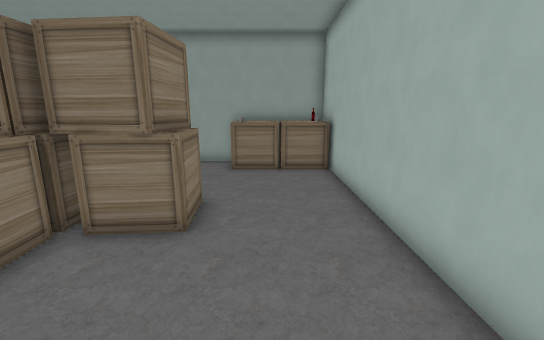
View 1 (above)

19 first-person views from a walk through a Unity game level. The camera is 1.2 m above the floor, tilts 12° down and sees 90° across. The floor is counted in squares, 0.5 m on a side. Each view is taken from the middle of a square. On the plan, view 1 faces up. The plan holds only what a view shows up to about 18 squares ahead; the rest is blank. The place goes on beyond the plan. The player character is not drawn. Some animated figures are left out. Door leaves are left out, so doorways stand open. Some surface patterns are stand-ins.

View 2
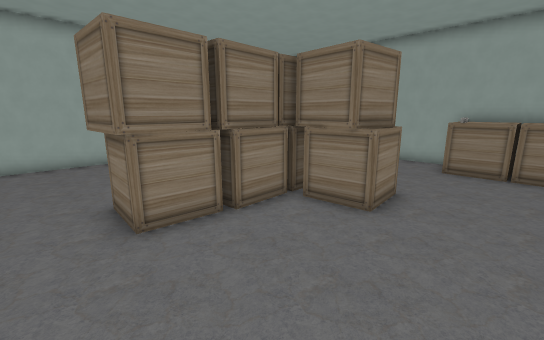

View 3
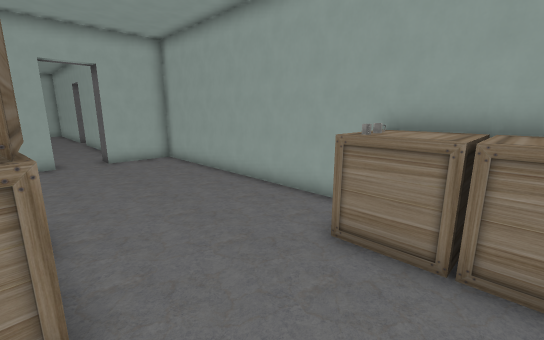

View 4
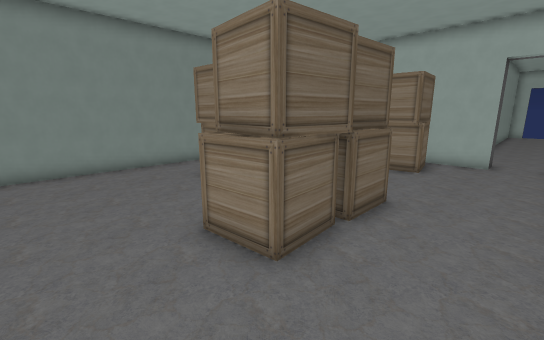

View 5
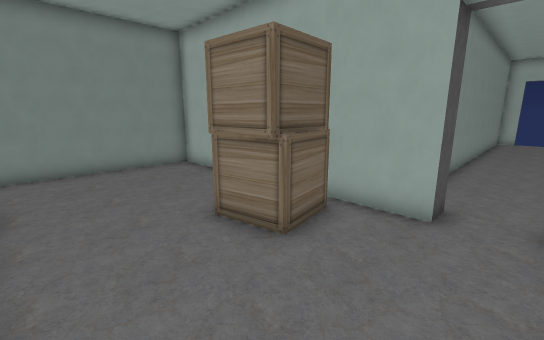

View 6
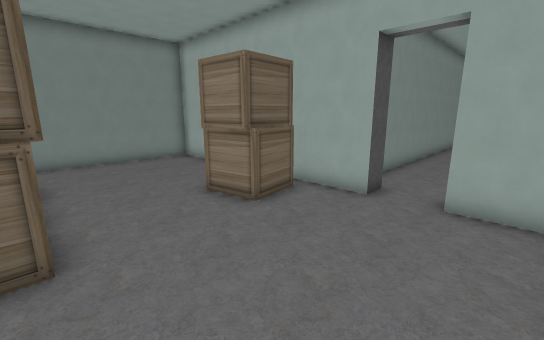

View 7
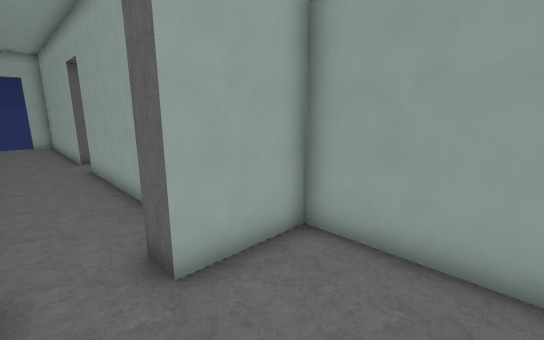

View 8
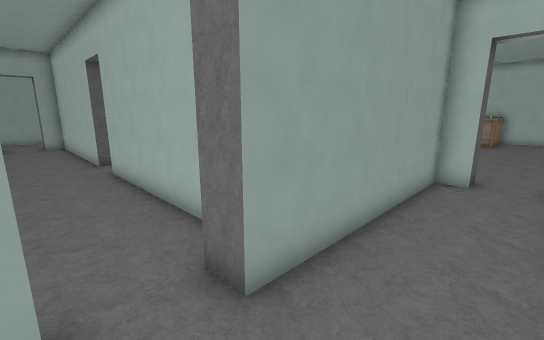

View 9
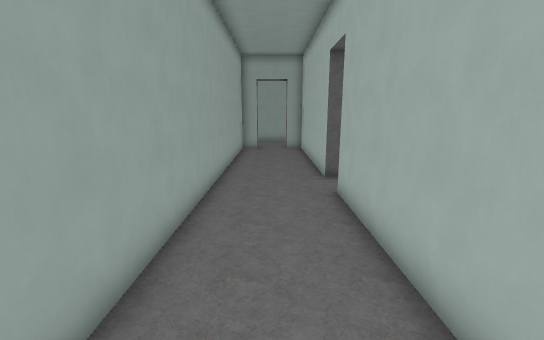

View 10
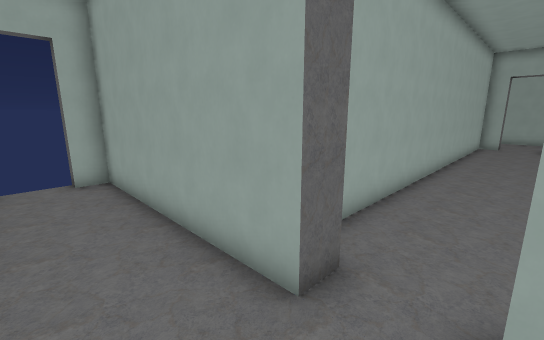

View 11
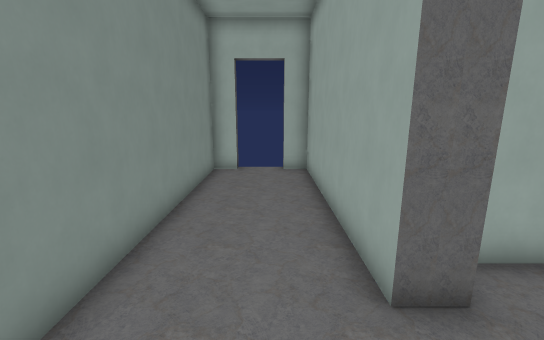

View 12
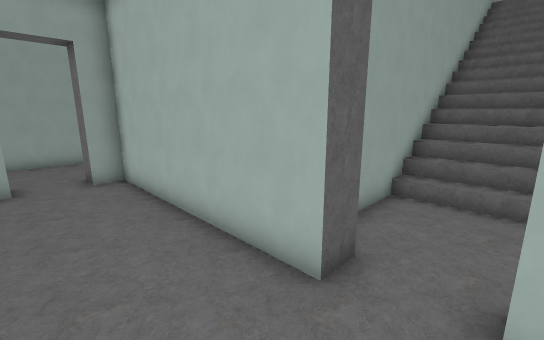

View 13
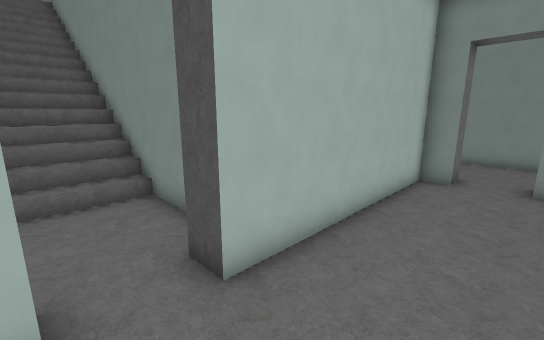

View 14
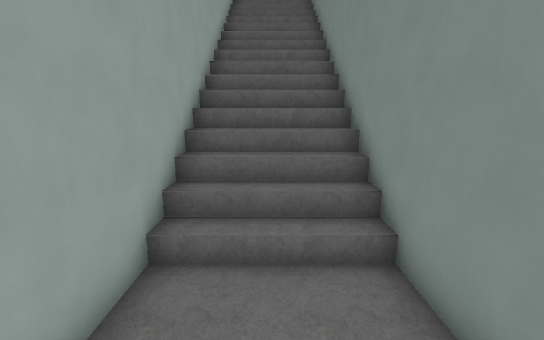

View 15
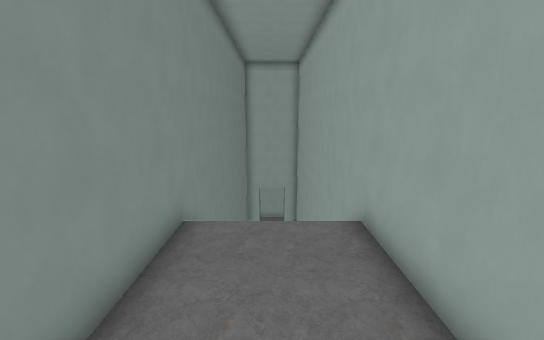

View 16
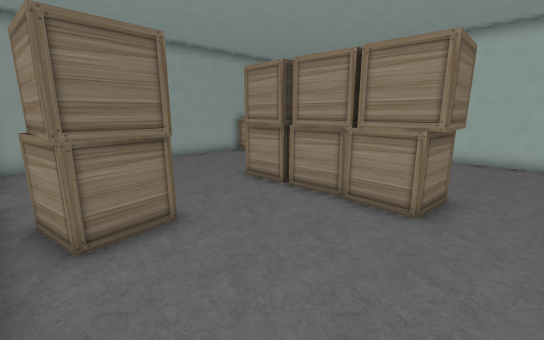

View 17
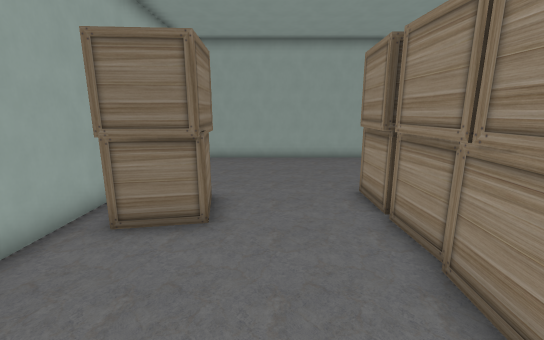

View 18
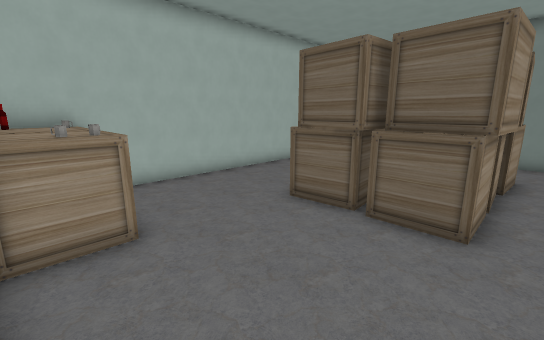

View 19
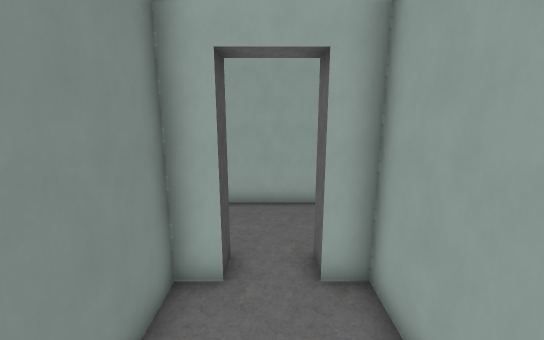

### Floor plan
Key: @ floor where view 1 was taken; # wall or solid block; . main floor; : floor 4 m higher than the main floor; / step, stairs or slope; D open door; = window, fence, low wall or low ledge; ^ raised ledge; O other object.
Columns run from 32 left of view 1 to 3 right of it. Each row starts with its distance up from view 1.
 37        ####
 36        ...
 35        ...
 34        ...
 33         .#
 32       ##.##
 31       #...#
 30       #...#
 29       #...#
 28       #...#
 27       #...#
 26       #...#
 25       #...#
 24       #...#####################
 23       #...##...////////////::::
 22       #........////////////:::: :
 21       #...##...////////////::::
 20       #...#####################
 19       #...#
 18       #...#
 17       #...#
 16       #...#
 15       #...#
 14       #...#       ##################
 13       ##.##       #...........^^^^^#
 12 ########.##########...........=O^^^#
 11 .................##DD..........=..##
 10 ..................................##
  9 ..................................#
  8 ###################...............#
  7                   #..=....#####...#
  6                   ####...######...#
  5                   ####...######...#
  4                   #.##....###.....#
  3                   #.......###.....#
  2                   #.......###.....#
  1                   #......=###.....#
  0                   #.......##....@.#
 -1                   #...............#
 -2                   #################

Where each view was taken, in squares from view 1:
view 1: 0 up, 0 right, facing up
view 2: 1 down, 1 right, facing up-left
view 3: 7 up, 1 right, facing up-left
view 4: 10 up, 1 right, facing down-left
view 5: 10 up, 7 left, facing down-left
view 6: 12 up, 6 left, facing down-left
view 7: 9 up, 10 left, facing up-left
view 8: 9 up, 25 left, facing up-right
view 9: 13 up, 24 left, facing up
view 10: 9 up, 23 left, facing up-left
view 11: 10 up, 22 left, facing left
view 12: 21 up, 25 left, facing up-right
view 13: 23 up, 25 left, facing down-right
view 14: 22 up, 21 left, facing right
view 15: 22 up, 0 right, facing left
view 16: 1 down, 13 left, facing up-right
view 17: 1 down, 9 left, facing up
view 18: 13 up, 7 left, facing down-right
view 19: 22 up, 16 left, facing left
